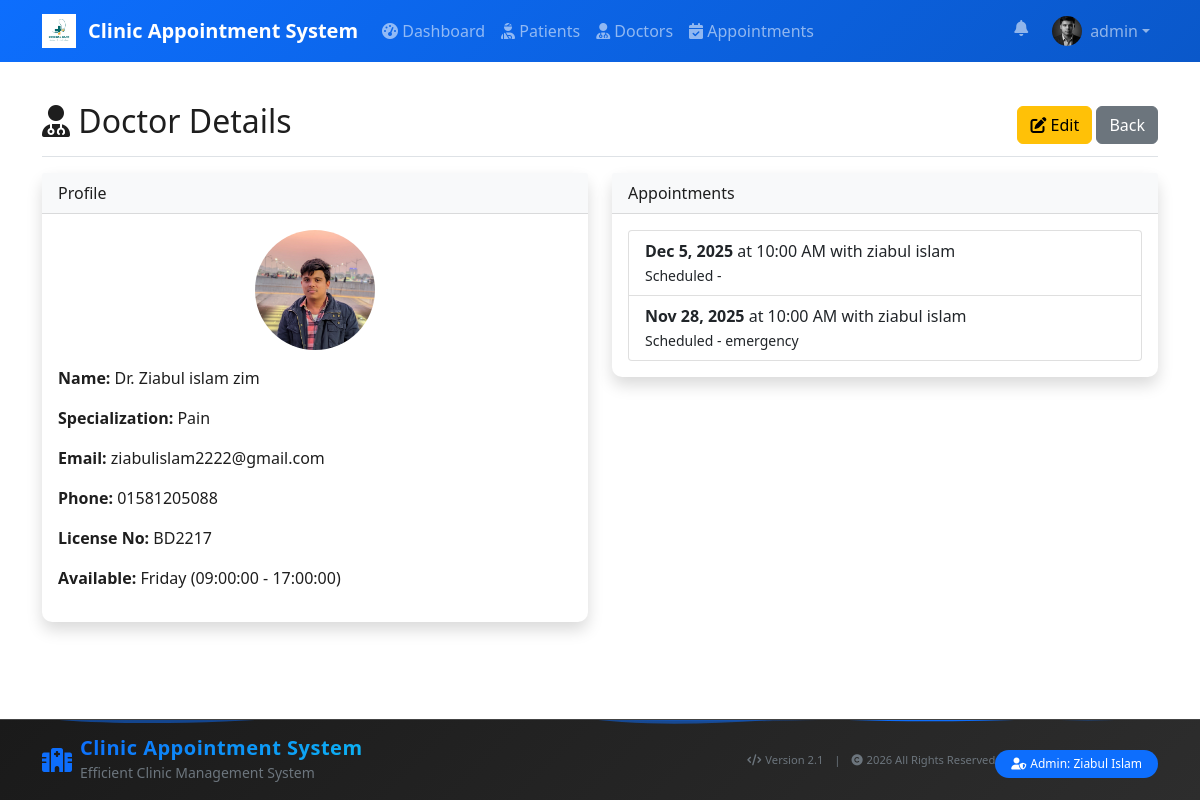
/pages/view_doctor.php?id=4 (signed in), run on the app's committed database.
### tables this page shows
CREATE TABLE `users` (
  `user_id` int(11) NOT NULL,
  `username` varchar(50) NOT NULL,
  `password` varchar(255) NOT NULL,
  `email` varchar(100) DEFAULT NULL,
  `first_name` varchar(50) DEFAULT NULL,
  `last_name` varchar(50) DEFAULT NULL,
  `profile_picture` varchar(255) DEFAULT NULL,
  `role` enum('admin','receptionist','doctor','patient') DEFAULT 'receptionist',
  `doctor_id` int(11) DEFAULT NULL,
  `created_at` timestamp NOT NULL DEFAULT current_timestamp()
);

CREATE TABLE `doctors` (
  `doctor_id` int(11) NOT NULL,
  `first_name` varchar(50) NOT NULL,
  `last_name` varchar(50) NOT NULL,
  `specialization` varchar(100) DEFAULT NULL,
  `email` varchar(100) DEFAULT NULL,
  `phone` varchar(15) DEFAULT NULL,
  `license_number` varchar(50) DEFAULT NULL,
  `available_days` set('Monday','Tuesday','Wednesday','Thursday','Friday','Saturday','Sunday') DEFAULT NULL,
  `consultation_fee` decimal(8,2) DEFAULT NULL,
  `available_time_start` time DEFAULT NULL,
  `available_time_end` time DEFAULT NULL,
  `profile_picture` varchar(255) DEFAULT NULL,
  `created_at` timestamp NOT NULL DEFAULT current_timestamp()
);

CREATE TABLE `appointments` (
  `appointment_id` int(11) NOT NULL,
  `patient_id` int(11) DEFAULT NULL,
  `doctor_id` int(11) DEFAULT NULL,
  `appointment_date` date NOT NULL,
  `appointment_time` time NOT NULL,
  `appointment_serial` int(11) DEFAULT NULL,
  `status` enum('scheduled','completed','cancelled','no-show') DEFAULT 'scheduled',
  `payment_status` enum('pending','paid','partial','refunded') DEFAULT 'pending',
  `payment_method` varchar(50) DEFAULT NULL,
  `amount_paid` decimal(10,2) DEFAULT 0.00,
  `payment_notes` text DEFAULT NULL,
  `payment_date` datetime DEFAULT NULL,
  `consultation_fee` decimal(10,2) DEFAULT 0.00,
  `urgency_level` enum('low','normal','high','emergency') DEFAULT 'normal',
  `estimated_duration` int(11) DEFAULT 30,
  `diagnosis` text DEFAULT NULL,
  `prescription` text DEFAULT NULL,
  `is_admitted` tinyint(1) DEFAULT 0,
  `admission_notes` text DEFAULT NULL,
  `admission_date` datetime DEFAULT NULL,
  `notes` text DEFAULT NULL,
  `consultation_type` enum('general','follow-up','emergency','routine') DEFAULT 'general',
  `symptoms` text DEFAULT NULL,
  `created_at` timestamp NOT NULL DEFAULT current_timestamp(),
  `updated_at` timestamp NOT NULL DEFAULT current_timestamp() ON UPDATE current_timestamp()
);

CREATE TABLE `patients` (
  `patient_id` int(11) NOT NULL,
  `first_name` varchar(50) NOT NULL,
  `last_name` varchar(50) NOT NULL,
  `email` varchar(100) DEFAULT NULL,
  `phone` varchar(15) DEFAULT NULL,
  `address` text DEFAULT NULL,
  `date_of_birth` date DEFAULT NULL,
  `gender` enum('Male','Female','Other') DEFAULT NULL,
  `emergency_contact` varchar(15) DEFAULT NULL,
  `allergies` text DEFAULT NULL,
  `medical_history` text DEFAULT NULL,
  `created_at` timestamp NOT NULL DEFAULT current_timestamp(),
  `updated_at` timestamp NOT NULL DEFAULT current_timestamp() ON UPDATE current_timestamp()
);

### config/config.php (called while the page is built, shortened)
<?php
if (file_exists(__DIR__ . '/../includes/functions.php')) {
    require_once __DIR__ . '/../includes/functions.php';
}
function sanitizeInput($data) {
    $data = trim($data);
    $data = stripslashes($data);
    $data = htmlspecialchars($data);
    return $data;
}
function isLoggedIn() {
    return isset($_SESSION['user_id']);
}
?>

### includes/functions.php (called while the page is built, shortened)
<?php
function pageFadeIn() {
    return 'fade-in';
}
?>

### pages/view_doctor.php (the view, shortened to what this page needs)
<?php
require_once '../includes/header.php';
$doctor_id = sanitizeInput($_GET['id']);
try {
    $query = "SELECT * FROM doctors WHERE doctor_id = :doctor_id";
    $stmt = $db->prepare($query);
    $stmt->bindParam(':doctor_id', $doctor_id);
    $stmt->execute();
    $doctor = $stmt->fetch(PDO::FETCH_ASSOC);
    $appt_query = "SELECT a.*, p.first_name as patient_first, p.last_name as patient_last FROM appointments a
                   LEFT JOIN patients p ON a.patient_id = p.patient_id
                   WHERE a.doctor_id = :doctor_id ORDER BY a.appointment_date DESC, a.appointment_time DESC";
    $appt_stmt = $db->prepare($appt_query);
    $appt_stmt->bindParam(':doctor_id', $doctor_id);
    $appt_stmt->execute();
    $appointments = $appt_stmt->fetchAll(PDO::FETCH_ASSOC);
} catch (PDOException $e) {
    logAction('VIEW_DOCTOR_ERROR', $e->getMessage());
    $_SESSION['error'] = "Failed to load doctor data.";
    redirect('doctors.php');
}
?>
<div class="d-flex justify-content-between align-items-center pt-3 pb-2 mb-3 border-bottom">
    <h1 class="h2"><i class="fas fa-user-md"></i> Doctor Details</h1>
    <div>
        <a href="edit_doctor.php?id=<?php echo $doctor['doctor_id']; ?>" class="btn btn-warning"><i class="fas fa-edit"></i> Edit</a>
        <a href="doctors.php" class="btn btn-secondary">Back</a>
    </div>
</div>
<div class="row">
    <div class="col-md-6">
        <div class="card shadow mb-4">
            <div class="card-header bg-light">Profile</div>
            <div class="card-body">
                <?php if (!empty($doctor['profile_picture']) && file_exists(__DIR__ . '/../uploads/doctors/' . $doctor['profile_picture'])): ?>
                    <div class="text-center mb-3">
                        <img src="../uploads/doctors/<?php echo htmlspecialchars($doctor['profile_picture']); ?>" alt="Dr. <?php echo htmlspecialchars($doctor['first_name']); ?>" class="rounded-circle" style="width:120px;height:120px;object-fit:cover;">
                    </div>
                <?php endif; ?>
                <p><strong>Name:</strong> Dr. <?php echo htmlspecialchars($doctor['first_name'] . ' ' . $doctor['last_name']); ?></p>
                <p><strong>Specialization:</strong> <?php echo htmlspecialchars($doctor['specialization']); ?></p>
                <p><strong>Email:</strong> <?php echo htmlspecialchars($doctor['email']); ?></p>
                <p><strong>Phone:</strong> <?php echo htmlspecialchars($doctor['phone']); ?></p>
                <p><strong>License No:</strong> <?php echo htmlspecialchars($doctor['license_number']); ?></p>
                <p><strong>Available:</strong> <?php echo htmlspecialchars($doctor['available_days']) . ' (' . htmlspecialchars($doctor['available_time_start'] . ' - ' . $doctor['available_time_end']) . ')'; ?></p>
            </div>
        </div>
    </div>
    <div class="col-md-6">
        <div class="card shadow">
            <div class="card-header bg-light">Appointments</div>
            <div class="card-body">
                <?php if (empty($appointments)): ?>
                    <p class="text-muted">No appointments found for this doctor.</p>
                <?php else: ?>
                    <ul class="list-group">
                        <?php foreach ($appointments as $a): ?>
                            <li class="list-group-item">
                                <strong><?php echo date('M j, Y', strtotime($a['appointment_date'])); ?></strong>
                                at <?php echo date('g:i A', strtotime($a['appointment_time'])); ?> with <?php echo htmlspecialchars($a['patient_first'] . ' ' . $a['patient_last']); ?>
                                <div><small><?php echo htmlspecialchars(ucfirst($a['status'])); ?> - <?php echo htmlspecialchars($a['consultation_type']); ?></small></div>
                            </li>
                        <?php endforeach; ?>
                    </ul>
                <?php endif; ?>
            </div>
        </div>
    </div>
</div>
<?php require_once '../includes/footer.php'; ?>

### includes/header.php (shortened to what this page needs)
<?php
require_once __DIR__ . '/../config/config.php';
?>
<!DOCTYPE html>
<html lang="en">
<head>
    <link href="https://cdn.jsdelivr.net/npm/bootstrap@5.1.3/dist/css/bootstrap.min.css" rel="stylesheet">
    <link rel="stylesheet" href="https://cdnjs.cloudflare.com/ajax/libs/font-awesome/6.0.0/css/all.min.css">
    <link href="../assets/css/style.css" rel="stylesheet">
</head>
<body class="has-fixed-navbar">
    <nav class="navbar navbar-expand-lg navbar-dark navbar-transparent">
        <div class="container">
            <a class="navbar-brand d-flex align-items-center" href="../index.php">
                <?php
                $logoRelPath = '../assets/images/logo_white.png';
                $logoAbsPath = __DIR__ . '/../assets/images/logo_white.png';
                if (file_exists($logoAbsPath)):
                ?>
                    <img src="<?php echo $logoRelPath; ?>" alt="<?php echo SITE_NAME; ?>" style="height:34px;object-fit:contain;margin-right:8px;">
                <?php else: ?>
                    <i class="fas fa-hospital-alt me-2"></i>
                <?php endif; ?>
                <span class="ms-1"><?php echo SITE_NAME; ?></span>
            </a>
            <div class="collapse navbar-collapse" id="navbarNav">
                <?php if (isLoggedIn()): ?>
                <ul class="navbar-nav me-auto">
                    <li class="nav-item">
                        <a class="nav-link" href="../pages/dashboard.php"><i class="fas fa-tachometer-alt"></i> Dashboard</a>
                    </li>
                    <?php $role = strtolower($_SESSION['role'] ?? ''); ?>
                    <?php if ($role === 'doctor'): ?>
                        <li class="nav-item">
                            <a class="nav-link" href="../pages/prescriptions.php"><i class="fas fa-file-prescription"></i> Prescriptions</a>
                        </li>
                    <?php else: ?>
                        <li class="nav-item">
                            <a class="nav-link" href="../pages/patients.php"><i class="fas fa-user-injured"></i> Patients</a>
                        </li>
                        <li class="nav-item">
                            <a class="nav-link" href="../pages/doctors.php"><i class="fas fa-user-md"></i> Doctors</a>
                        </li>
                        <li class="nav-item">
                            <a class="nav-link" href="../pages/appointments.php"><i class="fas fa-calendar-check"></i> Appointments</a>
                        </li>
                    <?php endif; ?>
                </ul>
                <?php endif; ?>
                <ul class="navbar-nav">
                    <?php if (isLoggedIn()):
                        $avatarUrl = '../assets/images/default_avatar.png';
                        if (defined('DB_OK') && DB_OK && isset($db) && $db instanceof PDO) {
                            try {
                                $uqq = $db->prepare('SELECT profile_picture, first_name, last_name FROM users WHERE user_id = :id LIMIT 1');
                                $uqq->bindParam(':id',
                                    $_SESSION['user_id']);
                                $uqq->execute();
                                $urow = $uqq->fetch(PDO::FETCH_ASSOC);
                                if (!empty($urow['profile_picture']) && file_exists(__DIR__ . '/../uploads/users/' . $urow['profile_picture'])) {
                                    $avatarUrl = '../uploads/users/' . $urow['profile_picture'];
                                }
                            } catch (Throwable $e) { $profileFullName = $_SESSION['username']; }
                        }
                    ?>
                        <li class="nav-item dropdown position-relative me-2">
                            <a class="nav-link position-relative" href="#" id="notificationBell" role="button" data-bs-toggle="dropdown" aria-expanded="false">
                                <i class="fas fa-bell"></i>
                            </a>
                        </li>
                        <li class="nav-item dropdown">
                            <a class="nav-link dropdown-toggle d-flex align-items-center" href="#" id="userMenu" role="button" data-bs-toggle="dropdown" aria-expanded="false">
                                <img src="<?php echo $avatarUrl; ?>" alt="avatar" style="width:30px;height:30px;object-fit:cover;border-radius:50%;margin-right:8px;">
                                <span class="d-none d-md-inline"><?php echo htmlspecialchars($_SESSION['username']); ?></span>
                            </a>
                        </li>
                    <?php endif; ?>
                </ul>
            </div>
        </div>
    </nav>
    <div class="container mt-4 <?php echo function_exists('pageFadeIn') ? pageFadeIn() : ''; ?>">

### assets/css/style.css (style rules this page uses)
:root { --primary-color: #0d6efd; --secondary-color: #6c757d; --success-color: #198754; --danger-color: #dc3545; --warning-color: #ffc107; --info-color: #0dcaf0; --bg: #ffffff; --panel-bg: #ffffff; --text-color: #1e1e1e; --muted-color: #6c757d; --navbar-rgba: 10,25,41; }
html, body { width: 100%; height: 100%; overflow-y: auto; pointer-events: auto; }
body { font-family: 'Segoe UI', Tahoma, Geneva, Verdana, sans-serif; background-color: var(--bg); color: var(--text-color); }
.card { border: none; border-radius: 10px; background: var(--panel-bg); box-shadow: 0 0.15rem 1.75rem 0 rgba(58, 59, 69, 0.08); transition: all 0.3s; }
.navbar-brand { font-weight: 600; }
.btn { border-radius: 6px; font-weight: 500; }
.navbar-dark { background: linear-gradient(135deg, var(--primary-color) 0%, #0a58ca 100%); }

### includes/footer.php (style rules this page uses)
.fade-in { animation: fadeIn 1.5s ease-out; }
html, body { height: 100%; }
body { display: flex; flex-direction: column; min-height: 100vh; }
.container { flex: 1; }

### data on the page
users: profile_picture (picture)
doctors: profile_picture (picture), first_name+last_name "Ziabul islam zim", specialization "Pain", email "ziabulislam2222@gmail.com", phone "01581205088", license_number "BD2217", available_days "Friday", available_time_start+available_time_end "09:00:00 - 17:00:00"
appointments: appointment_date "Dec 5, 2025", appointment_time "10:00 AM", patient.last_name "ziabul islam", status "Scheduled"
appointments: appointment_date "Nov 28, 2025", appointment_time "10:00 AM", patient.last_name "ziabul islam", status "Scheduled", consultation_type "emergency"

### other printed values
SITE_NAME "Clinic Appointment System"
$_SESSION['username'] "admin"
